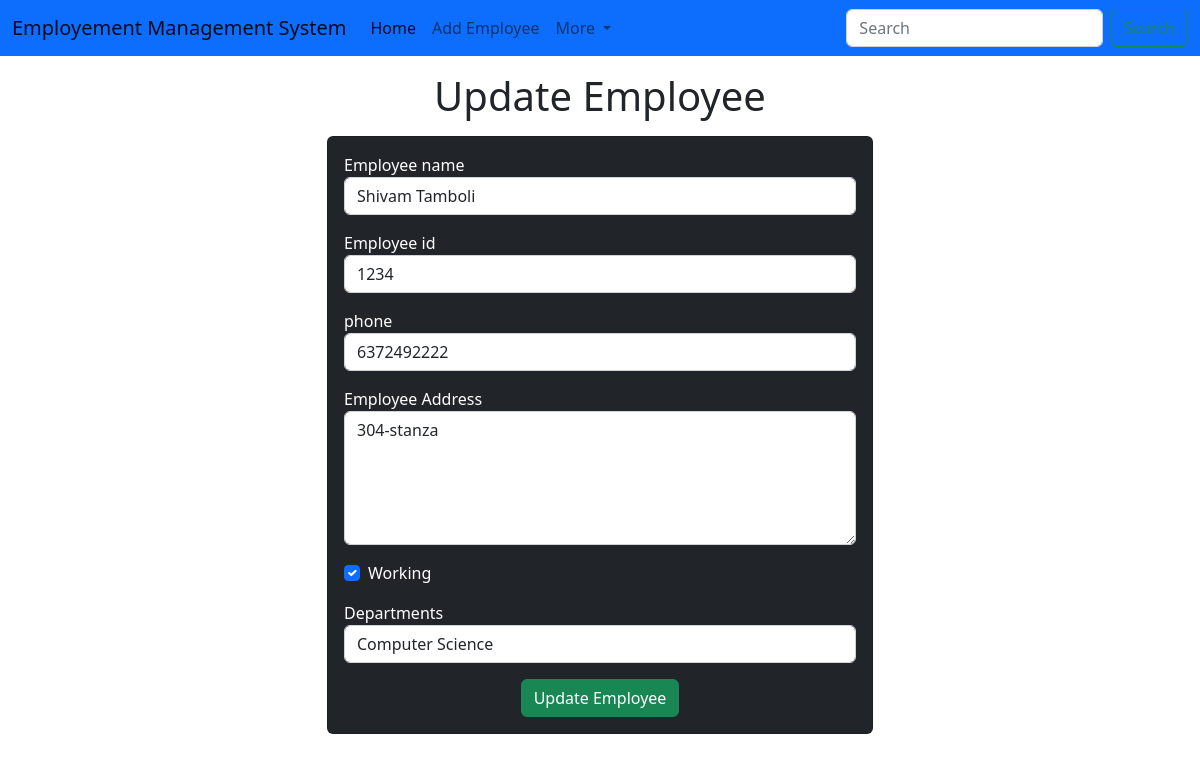
The app's page /emp/update-emp/1/ with its own data.
### emp/models.py (models this page shows, shortened)
class Emp(models.Model):
    name=models.CharField(max_length=200)
    emp_id=models.CharField(max_length=100)
    phone=models.CharField(max_length=10)
    address=models.CharField(max_length=150)
    working=models.BooleanField(default=True)
    department=models.CharField(max_length=10)

### emp/views.py (the view)
# urls.py: path("update-emp/<int:emp_id>/", update_emp),
def update_emp(request, emp_id):
    emp= Emp.objects.get(id=emp_id)
    return render (request, "emp/update_emp.html", {
        'emp':emp
    })

### templates/emp/update_emp.html (shortened to what this page needs)
<!DOCTYPE html>
<html lang="en">
  <head>
    <link
      href="https://cdn.jsdelivr.net/npm/bootstrap@5.2.0-beta1/dist/css/bootstrap.min.css"
      rel="stylesheet"
    />
  </head>
  <body>
    {% include 'emp/navbar.html' %}
    <h1 class="text-center my-3">Update Employee</h1>
    <div class="container">
      <div class="row">
        <div class="col-md-6 offset-md-3">
          <div class="card bg-dark text-white">
            <div class="card-body">
              <form action="/emp/do-update-emp/{{emp.id}}/" method="POST">
                <div class="mb-3">
                  <label for="name">Employee name</label>
                  <input
                    id="name"
                    type="text"
                    class="form-control"
                    placeholder="Enter emp name"
                    name="emp_name"
                    value="{{emp.name}}"
                  />
                </div>
                <div class="mb-3">
                  <label for="id">Employee id</label>
                  <input
                    id="id"
                    type="text"
                    class="form-control"
                    placeholder="Enter emp id"
                    name="emp_id"
                    value="{{emp.emp_id}}"
                  />
                </div>
                <div class="mb-3">
                  <label for="phone">phone</label>
                  <input
                    id="phone"
                    type="text"
                    class="form-control"
                    placeholder="Enter emp phone"
                    name="emp_phone"
                    value="{{emp.phone}}"
                  />
                </div>
                <div class="mb-3">
                  <label for="address">Employee Address</label>
                  <textarea
                    name="emp_address"
                    id="address"
                    rows="5"
                    class="form-control"
                  >{{emp.address}}</textarea>
                </div>
                <div class="mb-3 form-check">
                  <label for="working">Working</label>
                  <input {% if emp.working %} checked {% endif %} id="working" name="emp_working" type="checkbox" class="form-check-input">
                </div>
                <div class="mb-3 ">
                  <label for="department">Departments</label>
                  <select value="{{emp.department}}" name="emp_department" id="department" class="form-control">
                      <option value="CSE">Computer Science</option>
                  </select>
                </div>
                <div class="container text-center">
                    <button class="btn btn-success">
                        Update Employee
                    </button>
                </div>
              </form>
            </div>
          </div>
        </div>
      </div>
    </div>
  </body>
</html>

### records on screen
Emp: emp_name "Shivam Tamboli", emp_id "1234", emp_phone "6372492222", emp_address "304-stanza", working "☑", emp_department "Computer Science"
